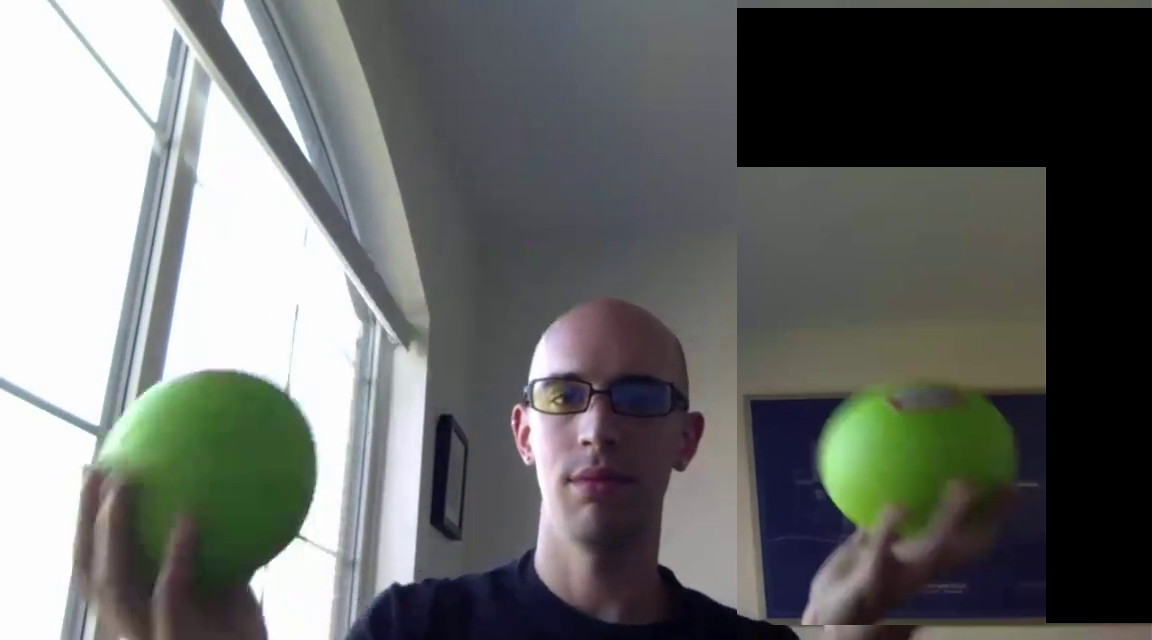
#> input picture object_speed/out1.png, 1152 x 640 px
$ python speed_test.py
#> lines starting #> are read from the running program, lines starting #| are printed output that depends on the picture; after the words box and inside, x2 and y2 are one past the last pixel; in counts of white or black regions, pixels touching at a corner belong together
# import the necessary packages
#from __future__ import print_function
from collections import deque
import numpy as np
import argparse
import imutils
import cv2

# define the lower and upper boundaries of the "green"
# ball in the HSV color space, then initialize the
# list of tracked points
greenLower = (29, 86, 6)
greenUpper = (64, 255, 255)
pts = deque(maxlen=64)

# load the image and convert it to grayscale
image = cv2.imread("out1.png")
#> image is the input picture: shape (640, 1152, 3); mean B, G, R 105.4, 107.4, 105.6
gray = cv2.cvtColor(image, cv2.COLOR_BGR2GRAY)
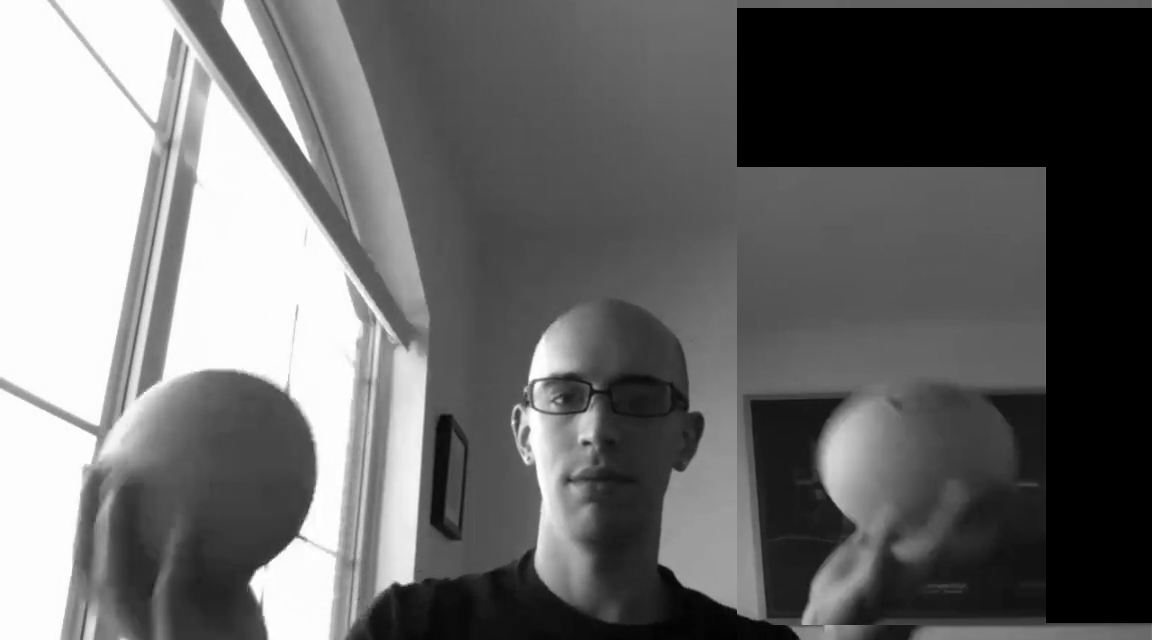
#> gray: shape (640, 1152); min 0, max 255, mean 106.6
hsv = cv2.cvtColor(image, cv2.COLOR_BGR2HSV)
#> hsv: shape (640, 1152, 3); mean H, S, V 62.3, 34.5, 112.2

# construct a mask for the color "green", then perform
# a series of dilations and erosions to remove any small
# blobs left in the mask
mask = cv2.inRange(hsv, greenLower, greenUpper)
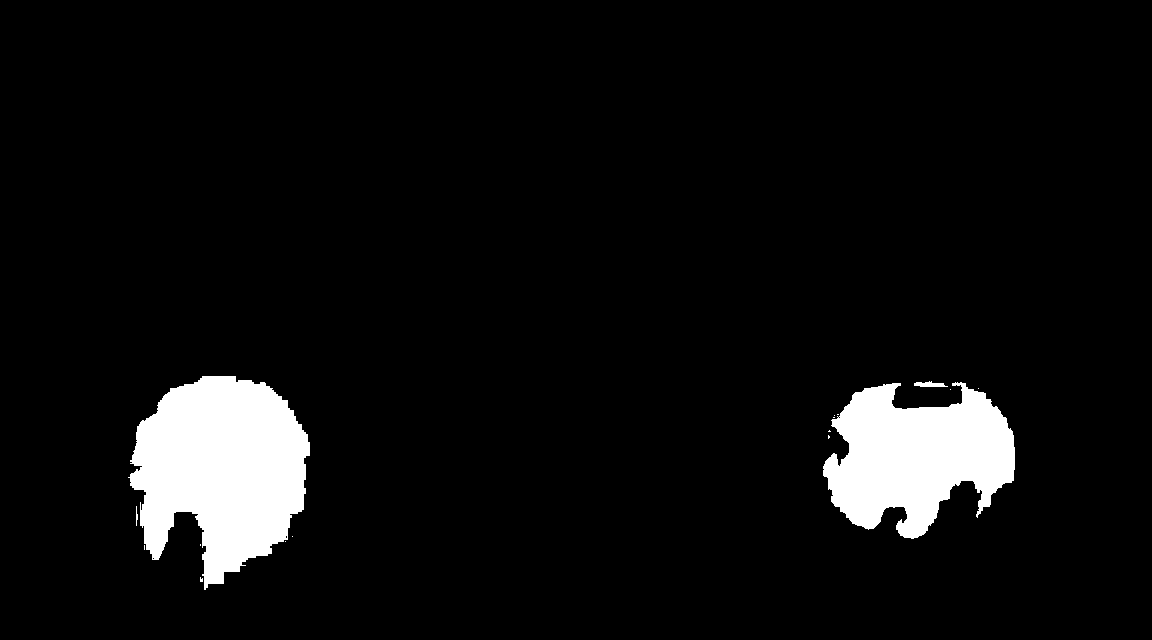
#> mask: shape (640, 1152); 6.2% white; 16 white regions (12 under 20 px), largest, box (x1, y1, x2, y2) and area: (128, 376, 310, 590) 26022, (823, 382, 1015, 539) 19555, (914, 381, 948, 387) 134, (136, 506, 138, 526) 26
mask = cv2.erode(mask, None, iterations=2)
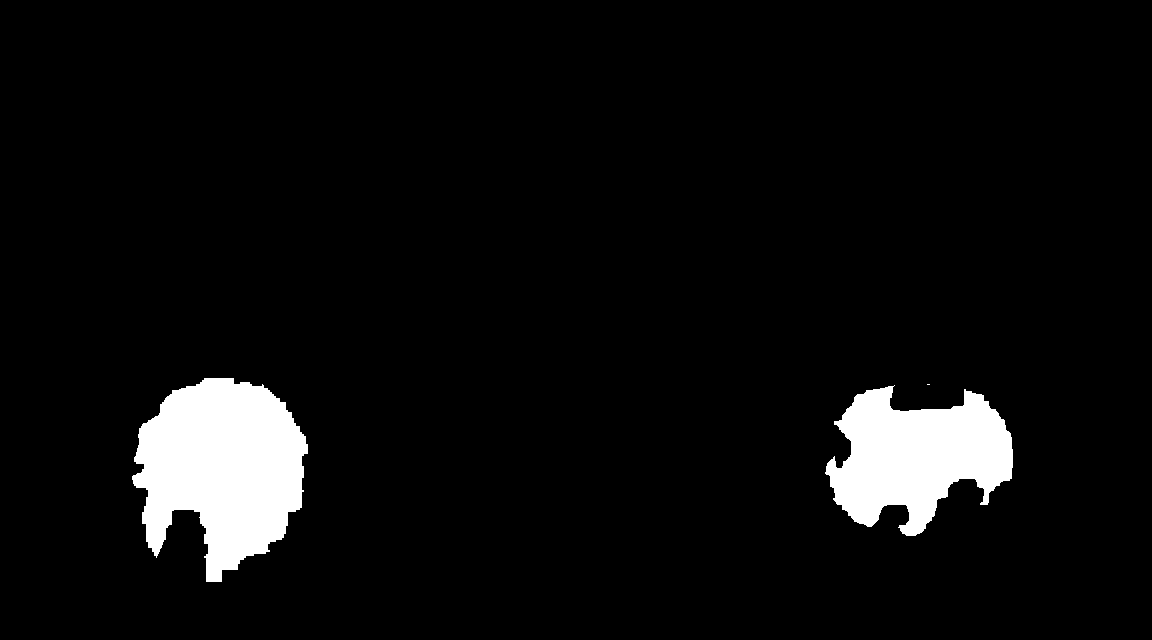
#> mask: shape (640, 1152); 5.6% white; 3 white regions (1 under 20 px), largest, box (x1, y1, x2, y2) and area: (132, 378, 308, 582) 24074, (825, 385, 1013, 536) 17546
mask = cv2.dilate(mask, None, iterations=2)
#> mask: shape (640, 1152); 6.2% white; 3 white regions

# find contours in the mask and initialize the current
# (x, y) center of the ball
cnts = cv2.findContours(mask.copy(), cv2.RETR_EXTERNAL,
                        cv2.CHAIN_APPROX_SIMPLE)[-2]
#> cnts = 3 contours; box (x1, y1, x2, y2) and area: (130, 376, 310, 584) 25532, (823, 383, 1015, 538) 19030, (925, 382, 932, 387) 24
center = None

#months = (('January',1),('February','2'),('March','3'),'April','May','June', 'July','August','September','October','November','  December')
months = ['January','February','March','April','May','June', 'July','August','September','October','November','  December']
print(type(months), months)

# only proceed if at least one contour was found
if len(cnts) > 0:
    # find the largest contour in the mask, then use
    # it to compute the minimum enclosing circle and
    # centroid
    #print(cnts)
    print("\n\n\n")
    c = max(cnts, key=cv2.contourArea)
#> c = contour of 310 points, box (x1, y1, x2, y2) (130, 376, 310, 584), area 25532
    ((x, y), radius) = cv2.minEnclosingCircle(c)
#> x = 223; y = 479.2; radius = 105.5
    M = cv2.moments(c)
#> M = moments, m00 25531.5, centre m10/m00, m01/m00 = (221.3, 468.9)
    center = (int(M["m10"] / M["m00"]), int(M["m01"] / M["m00"]))
#> center = (221, 468)

    # only proceed if the radius meets a minimum size
    if radius > 10:
        # draw the circle and centroid on the frame,
        # then update the list of tracked points
        print(x,y,radius,M)
#> (printed output is left out)
        cv2.circle(image, (int(x), int(y)), int(radius),
                   (0, 255, 255), 2)
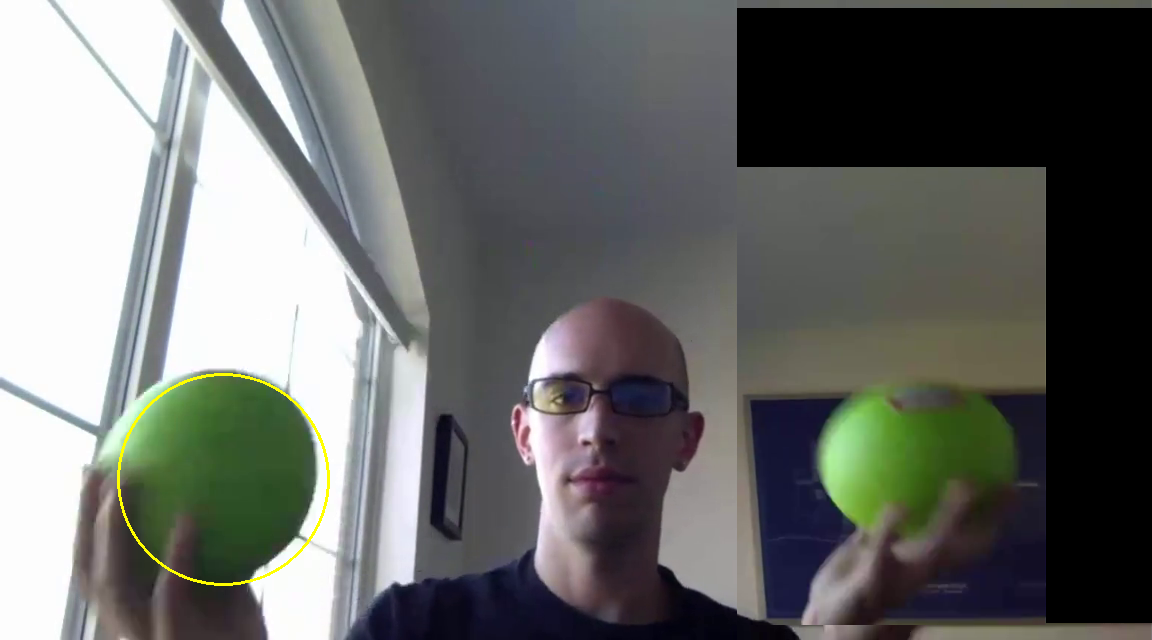
#> image: shape (640, 1152, 3); 0.26% of pixels changed, all inside (x1, y1, x2, y2) = (117, 373, 330, 586)
        cv2.circle(image, center, 5, (0, 0, 255), -1)
#> image: shape (640, 1152, 3); 0.01% of pixels changed, all inside (x1, y1, x2, y2) = (216, 463, 227, 474)


# show the frame to our screen
cv2.imshow("Original", image)
#cv2.imshow("Gray", gray)
#cv2.imshow("HSV", hsv)
cv2.waitKey(0)

$ run again, with object_speed/out2.png copied over object_speed/out1.png
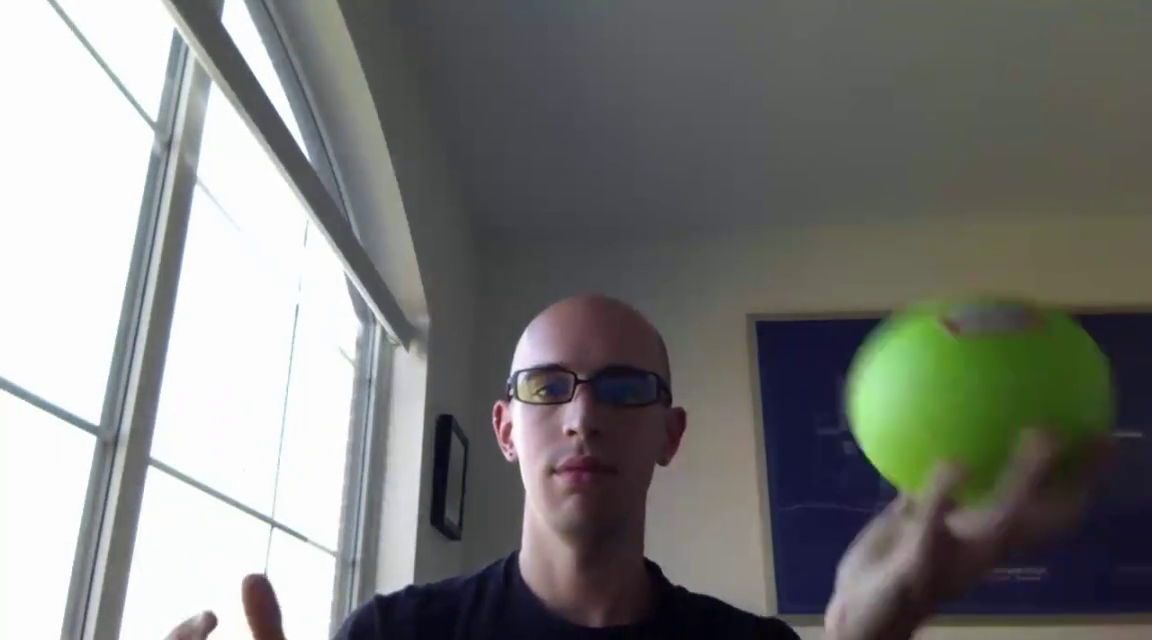
#> input picture object_speed/out2.png, 1152 x 640 px
#> image is the input picture: shape (640, 1152, 3); mean B, G, R 121.9, 124.6, 123.8
#> hsv: shape (640, 1152, 3); mean H, S, V 70, 39.9, 130
#> `mask = cv2.erode(mask, None, iterations=2)`:
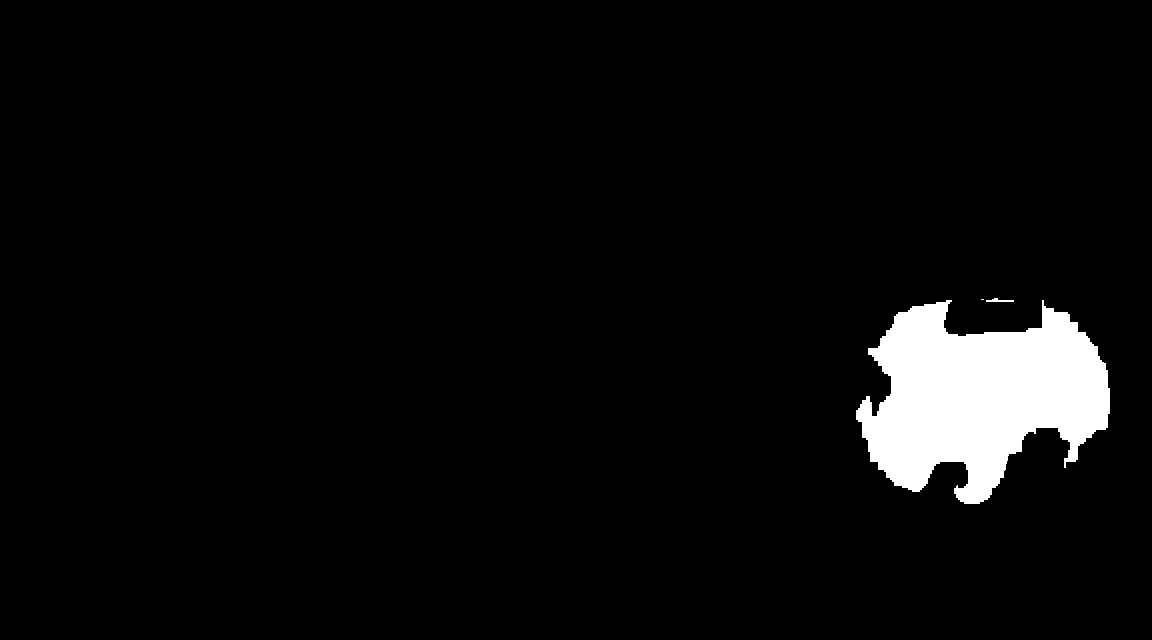
#> mask: shape (640, 1152); 4.4% white; 3 white regions (1 under 20 px), largest, box (x1, y1, x2, y2) and area: (856, 300, 1110, 504) 32435, (986, 298, 1014, 302) 66
#> cnts = 2 contours; box (x1, y1, x2, y2) and area: (854, 298, 1112, 506) 34434, (979, 296, 1016, 304) 194
#> c = contour of 414 points, box (x1, y1, x2, y2) (854, 298, 1112, 506), area 34434
#> x = 983; y = 401.3; radius = 130.4
#> M = moments, m00 34434.5, centre m10/m00, m01/m00 = (979.2, 396.6)
#> center = (979, 396)
#> (printed output is left out)
#> `cv2.circle(image, (int(x), int(y)), int(radius), (0, 255, 255), 2)`:
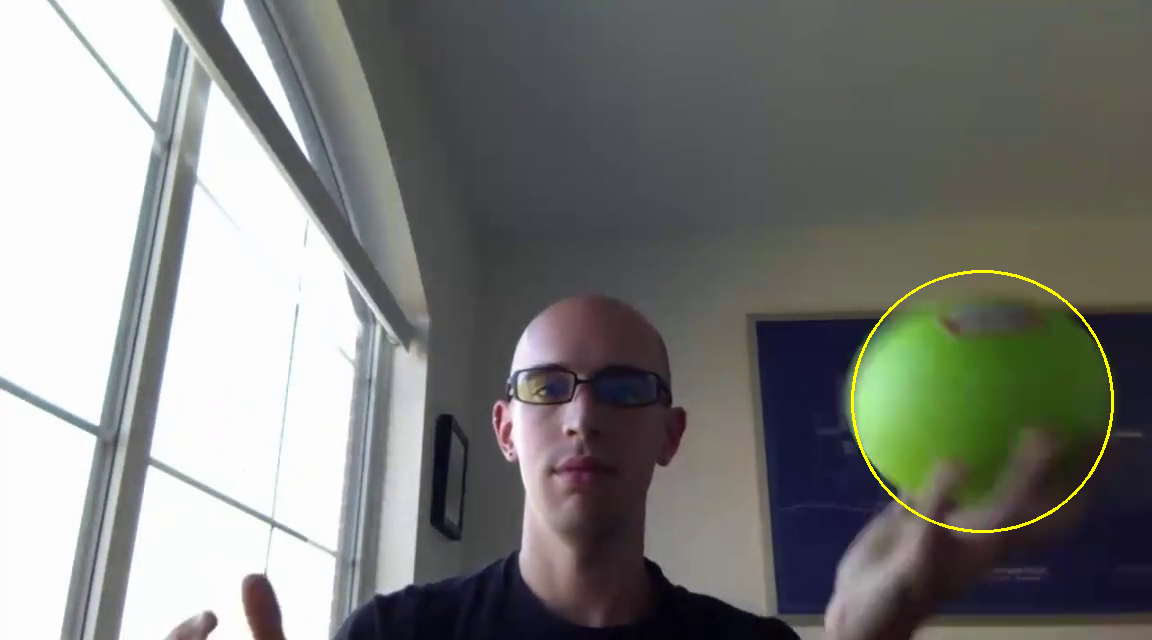
#> image: shape (640, 1152, 3); 0.33% of pixels changed, all inside (x1, y1, x2, y2) = (851, 270, 1114, 533)
